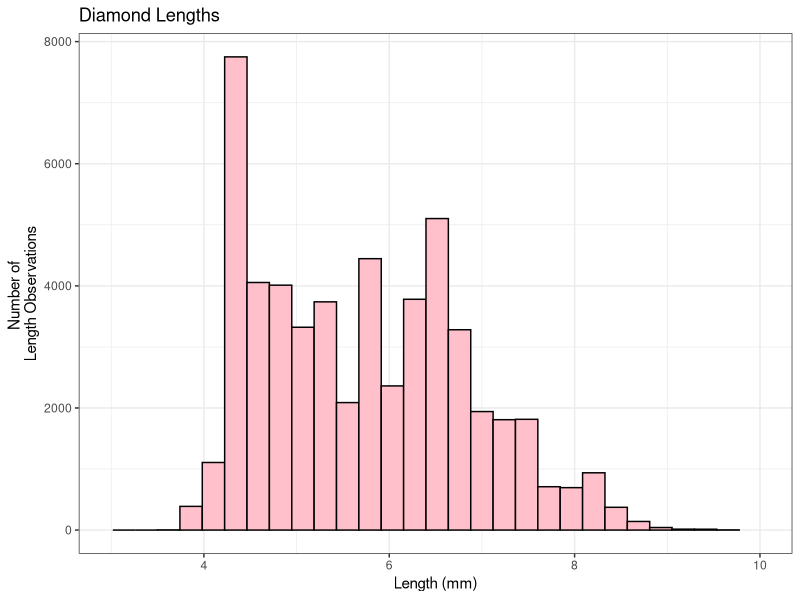
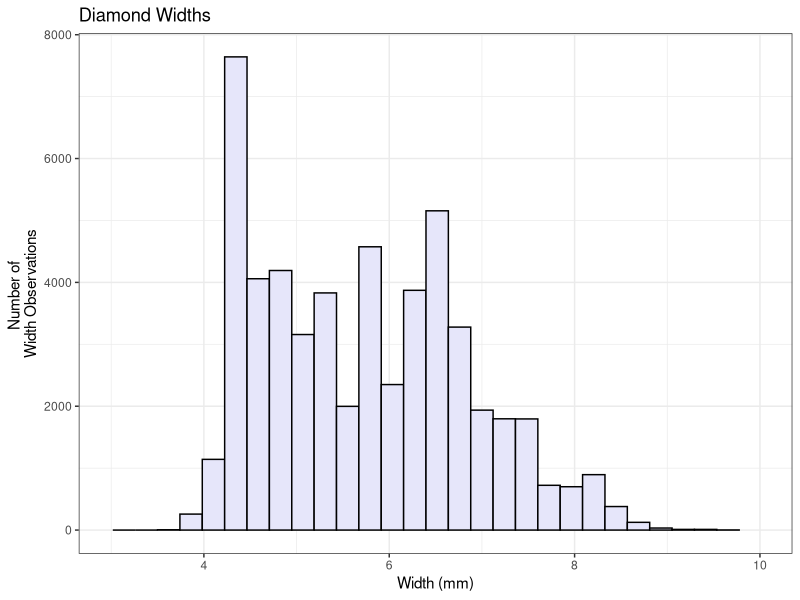
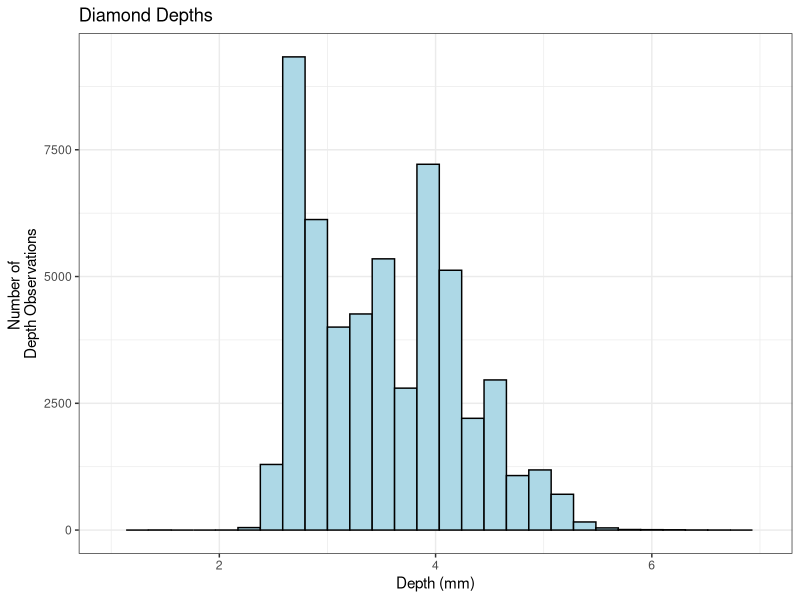
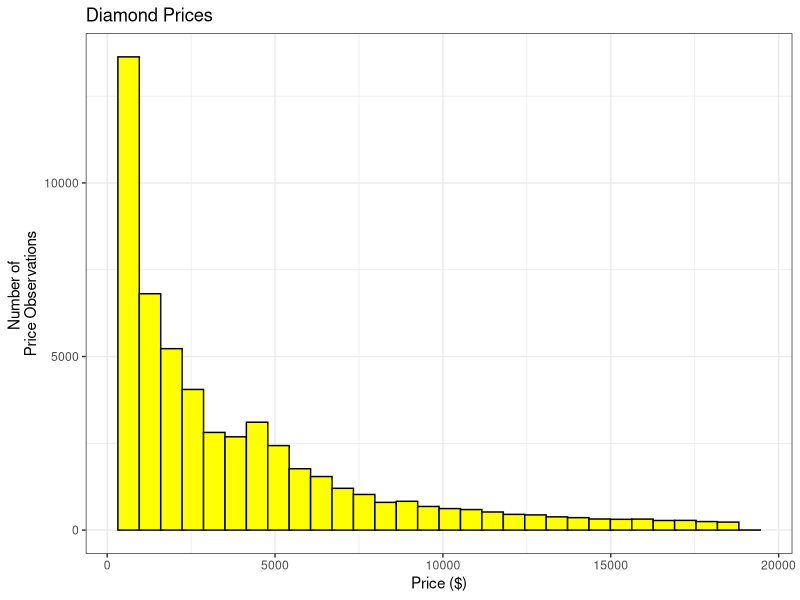
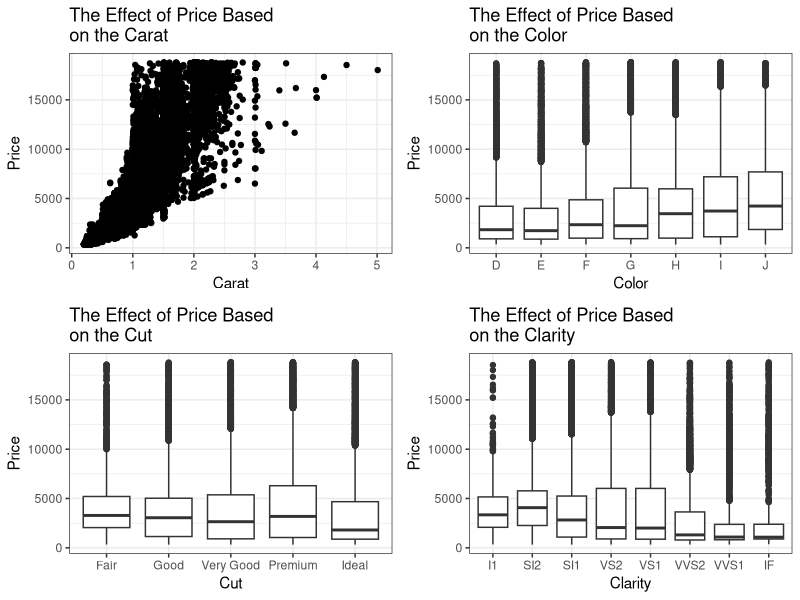
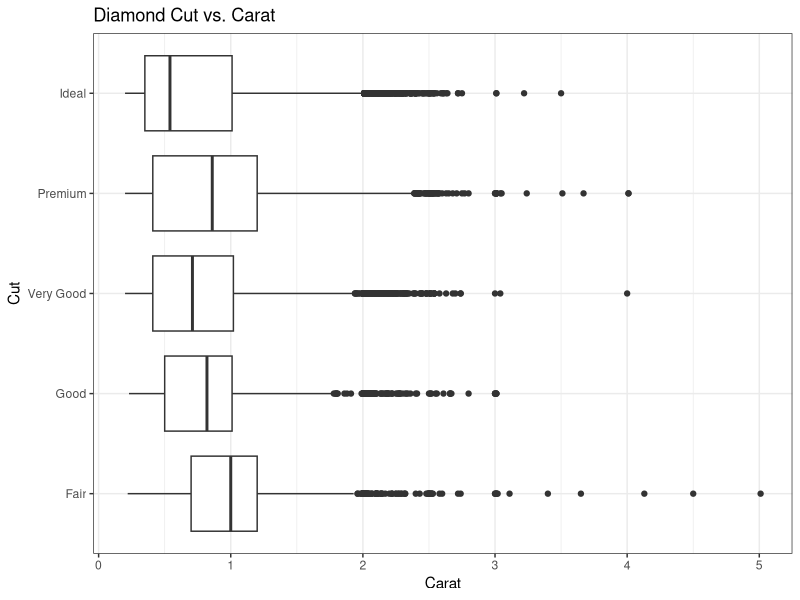
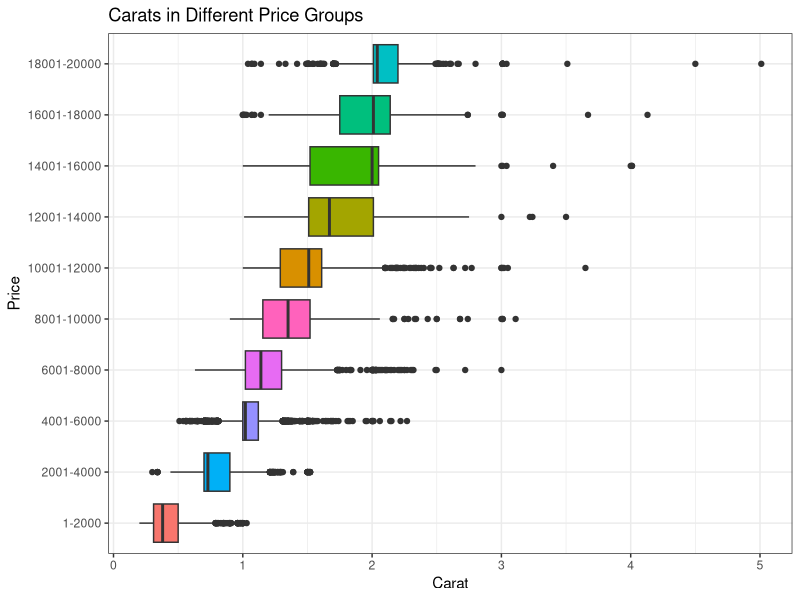
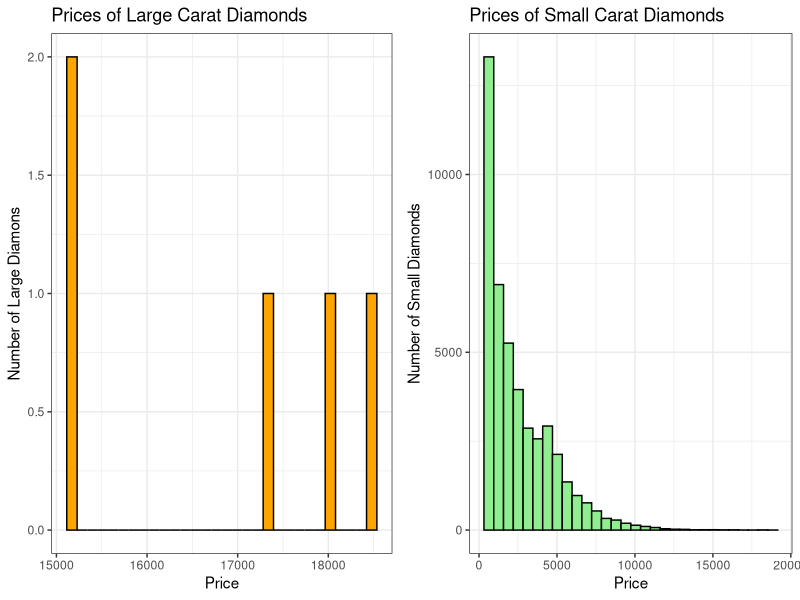

R code for these plots, in order:
## ---- chunk 1
library(tidyverse)
library(gridExtra)
## ---- chunk 2
ggplot(data = diamonds, aes(x)) +
  geom_histogram(fill = 'pink', color = 'black') +
  xlim(3,10) +
  theme_bw() +
  labs(x = "Length (mm)",
       y = "Number of \nLength Observations",
       title = "Diamond Lengths")
## ---- chunk 3
ggplot(data = diamonds, aes(y)) +
  geom_histogram(fill = 'lavender', color = 'black') +
  xlim(3,10) +
  theme_bw() +
  labs(x = "Width (mm)",
       y = "Number of \nWidth Observations",
       title = "Diamond Widths")
## ---- chunk 4
ggplot(data = diamonds, aes(z)) +
  geom_histogram(fill = 'lightblue', color = 'black') +
  xlim(1,7) +
  theme_bw() +
  labs(x = "Depth (mm)",
       y = "Number of \nDepth Observations",
       title = "Diamond Depths")
## ---- chunk 5
ggplot(data = diamonds, aes(price)) +
  geom_histogram(fill = 'yellow', color = 'black') +
  theme_bw() +
  labs(x = "Price ($)",
       y = "Number of \nPrice Observations",
       title = "Diamond Prices")
## ---- chunk 6
carat <- ggplot(data = diamonds, aes(x = carat, y = price)) +
  geom_point() +
  theme_bw() +
  labs(x = "Carat",
       y = "Price",
       title = "The Effect of Price Based \non the Carat")

cut <- ggplot(data = diamonds, aes(x = cut, y = price)) +
  geom_boxplot() +
  theme_bw() +
  labs(x = "Cut",
       y = "Price",
       title = "The Effect of Price Based \non the Cut")

color <- ggplot(data = diamonds, aes(x = color, y = price)) +
  geom_boxplot() +
  theme_bw() +
  labs(x = "Color",
       y = "Price",
       title = "The Effect of Price Based \non the Color")

clarity <- ggplot(data = diamonds, aes(x = clarity, y = price)) +
  geom_boxplot() +
  theme_bw() +
  labs(x = "Clarity",
       y = "Price",
       title = "The Effect of Price Based \non the Clarity")

grid.arrange(carat, color, cut, clarity, nrow = 2)
## ---- chunk 7
ggplot(data = diamonds, aes(x = carat, y = cut)) +
  geom_boxplot() +
  theme_bw() +
  labs(x = "Carat",
       y = "Cut",
       title = "Diamond Cut vs. Carat")
## ---- chunk 8
diamond_prices <- diamonds %>%
  mutate(price_groups = 
           case_when(
             price >= 0 & price <= 2000 ~ "1-2000",
             price >= 2001 & price <= 4000 ~ "2001-4000",
             price >= 4001 & price <= 6000 ~ "4001-6000",
             price >= 6001 & price <= 8000 ~ "6001-8000",
             price >= 8001 & price <= 10000 ~ "8001-10000",
             price >= 10001 & price <= 12000 ~ "10001-12000",
             price >= 12001 & price <= 14000 ~ "12001-14000",
             price >= 14001 & price <= 16000 ~ "14001-16000",
             price >= 16001 & price <= 18000 ~ "16001-18000",
             price >= 18001 & price <= 20000 ~ "18001-20000"))
         
ggplot(data = diamond_prices, aes(carat, fct_reorder(price_groups, carat), fill = price_groups)) +
  geom_boxplot() +
  theme_bw() +
  labs(x = "Carat",
       y = "Price",
       title = "Carats in Different Price Groups") +
  theme(legend.position = 'none')
## ---- chunk 9
large <- diamonds %>%
  filter(carat >= 4.01)

largeplot <- ggplot(data = large, aes(x = price)) +
  geom_histogram(fill = 'orange', color = 'black') +
  theme_bw() +
  labs(x = "Price",
       y = "Number of Large Diamons",
       title = "Prices of Large Carat Diamonds")

small <- diamonds %>%
  filter(carat <= 1.2)

smallplot <- ggplot(data = small, aes(x = price)) +
  geom_histogram(fill = 'lightgreen', color = 'black') +
  theme_bw() +
  labs(x = "Price",
       y = "Number of Small Diamonds",
       title = "Prices of Small Carat Diamonds")

grid.arrange(largeplot, smallplot, nrow = 1)
## ---- chunk 10
ggplot(data = diamonds, aes(x = carat, y = price, fill = cut)) +
  geom_boxplot() +
  facet_wrap(~ cut, nrow = 1, scales = 'free') +
  theme_bw() +
  labs(x = "Carat",
       y = "Price",
       title = "Relationship Between Carat, Cut, and Price") +
  theme(legend.position = 'none')
